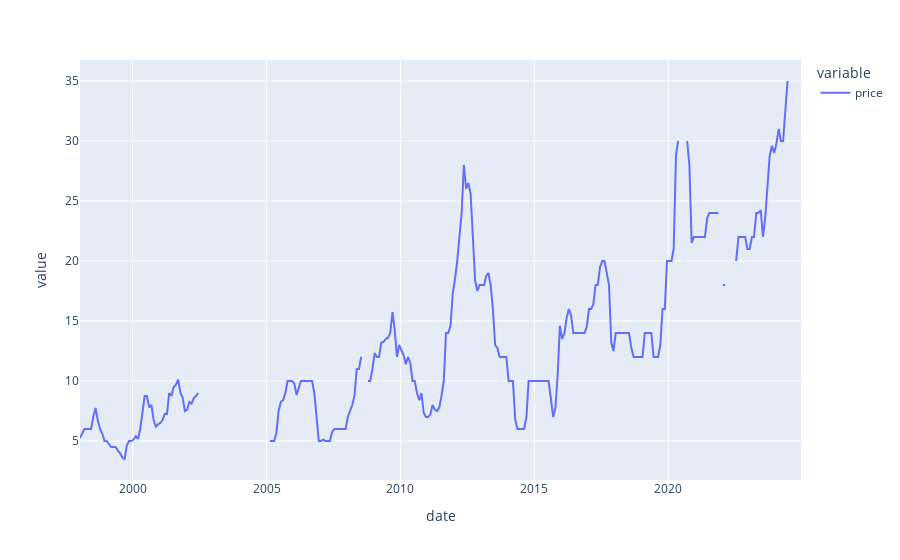

Notebook cell for this chart:
### Code cell
px.line(bayo_prices)

### Figure 1 — Plotly figure (JSON) as saved in the notebook; plotly's stock layout.template omitted (floating-point values rounded to 4 significant figures; data arrays with more than 128 entries replaced by an {"elided": "..."} marker saying what was removed)
{"data": [{"hovertemplate": "variable=price<br>date=%{x}<br>value=%{y}<extra></extra>", "legendgroup": "price", "line": {"color": "#636efa", "dash": "solid"}, "marker": {"symbol": "circle"}, "mode": "lines", "name": "price", "orientation": "v", "showlegend": true, "type": "scatter", "x": {"elided": "300 str values"}, "xaxis": "x", "y": {"elided": "300 float values"}, "yaxis": "y"}], "layout": {"legend": {"title": {"text": "variable"}, "tracegroupgap": 0}, "margin": {"t": 60}, "xaxis": {"anchor": "y", "domain": [0, 1], "title": {"text": "date"}}, "yaxis": {"anchor": "x", "domain": [0, 1], "title": {"text": "value"}}}}
